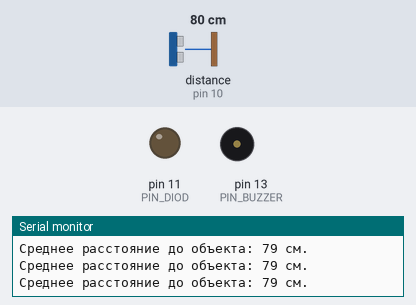
Bench run of a sketch on a simulated Arduino Uno, built with avr-gcc and run on an emulated ATmega328P. Parts: output pins drawn as LEDs (lit = HIGH), buzzer (waves = sounding), the last lines printed to the serial monitor. Wiring (inferred from the names in the program): ultrasonic range finder: trigger pin 9; echo pin 10. Inputs (shaded band) come from the test bench; at power-on: distance to the obstacle (sensor on pin 10) 80 cm. The echo pulse lasts 58.3 µs per cm; pins used as bus, display or sensor lines are not drawn.

Above: at 1.2 s.
1.3 s: distance to the obstacle (sensor on pin 10) set to 17 cm
4.3 s: distance to the obstacle (sensor on pin 10) set to 14 cm
At 4.63 s:
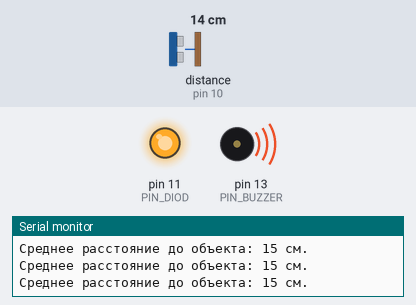
7.3 s: distance to the obstacle (sensor on pin 10) set to 18 cm
At 9.1 s:
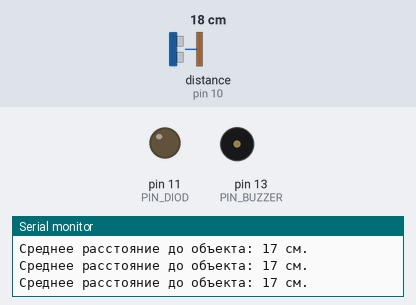
10.3 s: distance to the obstacle (sensor on pin 10) set to 2 cm
At 10.57 s:
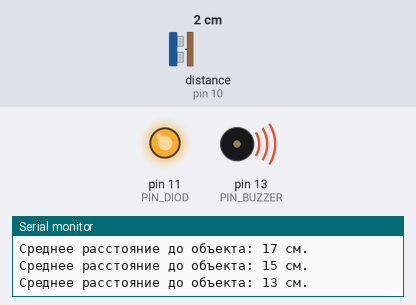
Timing chart, 0 to 14.3 s (numbered marks = the images above; inputs shaded):
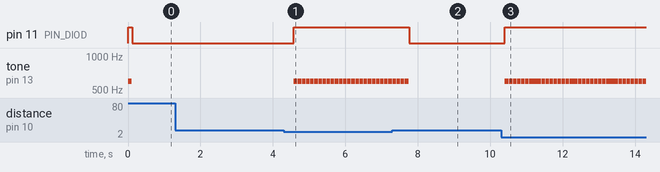

The sketch:

distance.ino
```cpp
#define PIN_TRIG 9
#define PIN_ECHO 10

#define PIN_DIOD 11
#define PIN_BUZZER 13


const int numReadings = 10; // Количество измерений для усреднения
long duration, cm;
long readings[numReadings]; // Массив для хранения измерений
int index = 0;              // Индекс текущего измерения
long total = 0;             // Сумма измерений

void setup() {
  // Инициализируем взаимодействие по последовательному порту
  Serial.begin(9600);

  // Определяем вводы и выводы
  pinMode(PIN_TRIG, OUTPUT);
  pinMode(PIN_ECHO, INPUT);
  pinMode(PIN_DIOD, OUTPUT);
  pinMode(PIN_BUZZER, OUTPUT);

  // Инициализируем массив измерений нулями
  for (int i = 0; i < numReadings; i++) {
    readings[i] = 0;
  }
}

void loop() {
  // Убираем старейшее измерение из суммы
  total -= readings[index];

  // Генерируем короткий импульс длительностью 2-5 микросекунд.
  digitalWrite(PIN_TRIG, LOW);
  delayMicroseconds(5);
  digitalWrite(PIN_TRIG, HIGH);

  // Выставив высокий уровень сигнала, ждем около 10 микросекунд.
  delayMicroseconds(10);
  digitalWrite(PIN_TRIG, LOW);

  // Время задержки акустического сигнала на эхолокаторе.
  duration = pulseIn(PIN_ECHO, HIGH);

  // Преобразуем время в расстояние
  cm = (duration / 2) / 29.1;

  // Добавляем новое измерение в массив и к общей сумме
  readings[index] = cm;
  total += readings[index];

  // Переходим к следующему элементу массива
  index = (index + 1) % numReadings;

  // Вычисляем среднее значение
  long average = total / numReadings;

  // Управляем светодиодом
  if (average < 15) {
    digitalWrite(PIN_DIOD, 1);
     tone (PIN_BUZZER, 600); // включаем на пьезодинамик 600 Гц
     delay(100); // ждем 1 секунду
     noTone(PIN_BUZZER);

  } else {
    digitalWrite(PIN_DIOD, 0);
  }

  // Выводим среднее значение расстояния
  Serial.print("Среднее расстояние до объекта: ");
  Serial.print(average);
  Serial.println(" см.");

  // Задержка между измерениями для корректной работы
  delay(10);
  //while(1) {}


}
```

Measured:
- the behaviour switches between 16 and 15 cm on distance to the obstacle (sensor on pin 10) (found by bisection; images 0 and 1)
- after the input at 4.3 s, pin 11 (PIN_DIOD): LOW → HIGH after 0.28 s; tone on pin 13 (PIN_BUZZER): alternates 600 Hz for 0.10 s and silent for 0.01 s, starting after 0.28 s
- after the input at 7.3 s, pin 11 (PIN_DIOD): HIGH → LOW after 0.46 s; tone on pin 13 (PIN_BUZZER): goes on until 7.7 s, then stays silent
- after the input at 10.3 s, pin 11 (PIN_DIOD): LOW → HIGH after 0.11 s; tone on pin 13 (PIN_BUZZER): alternates 600 Hz for 0.10 s and silent for 0.01 s, starting after 0.11 s
